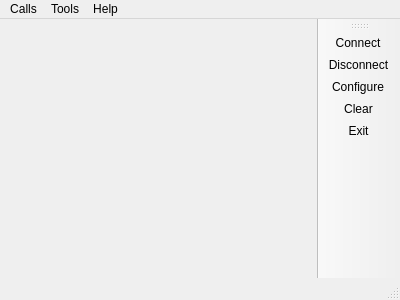
<?xml version="1.0" encoding="UTF-8"?>
<ui version="4.0">
 <class>TerminalWidget</class>
 <widget class="QMainWindow" name="TerminalWidget">
  <property name="geometry">
   <rect>
    <x>0</x>
    <y>0</y>
    <width>400</width>
    <height>300</height>
   </rect>
  </property>
  <property name="windowTitle">
   <string>Simple Terminal</string>
  </property>
  <property name="dockNestingEnabled">
   <bool>true</bool>
  </property>
  <widget class="QWidget" name="centralWidget">
   <layout class="QVBoxLayout" name="verticalLayout"/>
  </widget>
  <widget class="QMenuBar" name="menuBar">
   <property name="geometry">
    <rect>
     <x>0</x>
     <y>0</y>
     <width>400</width>
     <height>22</height>
    </rect>
   </property>
   <widget class="QMenu" name="menuCalls">
    <property name="title">
     <string>Calls</string>
    </property>
    <addaction name="actionConnect"/>
    <addaction name="actionDisconnect"/>
    <addaction name="separator"/>
    <addaction name="actionQuit"/>
   </widget>
   <widget class="QMenu" name="menuTools">
    <property name="title">
     <string>Tools</string>
    </property>
    <addaction name="actionConfigure"/>
    <addaction name="actionClear"/>
   </widget>
   <widget class="QMenu" name="menuHelp">
    <property name="title">
     <string>Help</string>
    </property>
    <addaction name="actionAbout"/>
    <addaction name="actionAboutQt"/>
   </widget>
   <addaction name="menuCalls"/>
   <addaction name="menuTools"/>
   <addaction name="menuHelp"/>
  </widget>
  <widget class="QToolBar" name="mainToolBar">
   <property name="allowedAreas">
    <set>Qt::AllToolBarAreas</set>
   </property>
   <property name="orientation">
    <enum>Qt::Vertical</enum>
   </property>
   <attribute name="toolBarArea">
    <enum>RightToolBarArea</enum>
   </attribute>
   <attribute name="toolBarBreak">
    <bool>false</bool>
   </attribute>
   <addaction name="actionConnect"/>
   <addaction name="actionDisconnect"/>
   <addaction name="actionConfigure"/>
   <addaction name="actionClear"/>
   <addaction name="actionExit"/>
  </widget>
  <widget class="QStatusBar" name="statusBar"/>
  <action name="actionAbout">
   <property name="text">
    <string>&amp;About</string>
   </property>
   <property name="toolTip">
    <string>About program</string>
   </property>
   <property name="shortcut">
    <string>Alt+A</string>
   </property>
  </action>
  <action name="actionAboutQt">
   <property name="text">
    <string>About Qt</string>
   </property>
  </action>
  <action name="actionConnect">
   <property name="icon">
    <iconset>
     <normaloff>:/images/connect.png</normaloff>:/images/connect.png</iconset>
   </property>
   <property name="text">
    <string>C&amp;onnect</string>
   </property>
   <property name="toolTip">
    <string>Connect to serial port</string>
   </property>
   <property name="shortcut">
    <string>Ctrl+O</string>
   </property>
  </action>
  <action name="actionDisconnect">
   <property name="icon">
    <iconset>
     <normaloff>:/images/disconnect.png</normaloff>:/images/disconnect.png</iconset>
   </property>
   <property name="text">
    <string>&amp;Disconnect</string>
   </property>
   <property name="toolTip">
    <string>Disconnect from serial port</string>
   </property>
   <property name="shortcut">
    <string>Ctrl+D</string>
   </property>
  </action>
  <action name="actionConfigure">
   <property name="icon">
    <iconset>
     <normaloff>:/images/settings.png</normaloff>:/images/settings.png</iconset>
   </property>
   <property name="text">
    <string>&amp;Configure</string>
   </property>
   <property name="toolTip">
    <string>Configure serial port</string>
   </property>
   <property name="shortcut">
    <string>Alt+C</string>
   </property>
  </action>
  <action name="actionClear">
   <property name="icon">
    <iconset>
     <normaloff>:/images/clear.png</normaloff>:/images/clear.png</iconset>
   </property>
   <property name="text">
    <string>C&amp;lear</string>
   </property>
   <property name="toolTip">
    <string>Clear data</string>
   </property>
   <property name="shortcut">
    <string>Alt+L</string>
   </property>
  </action>
  <action name="actionExit">
   <property name="text">
    <string>Exit</string>
   </property>
  </action>
  <action name="actionQuit">
   <property name="icon">
    <iconset>
     <normaloff>:/images/application-exit.png</normaloff>:/images/application-exit.png</iconset>
   </property>
   <property name="text">
    <string>&amp;Quit</string>
   </property>
   <property name="shortcut">
    <string>Ctrl+Q</string>
   </property>
  </action>
 </widget>
 <layoutdefault spacing="6" margin="11"/>
 <resources/>
 <connections/>
</ui>
